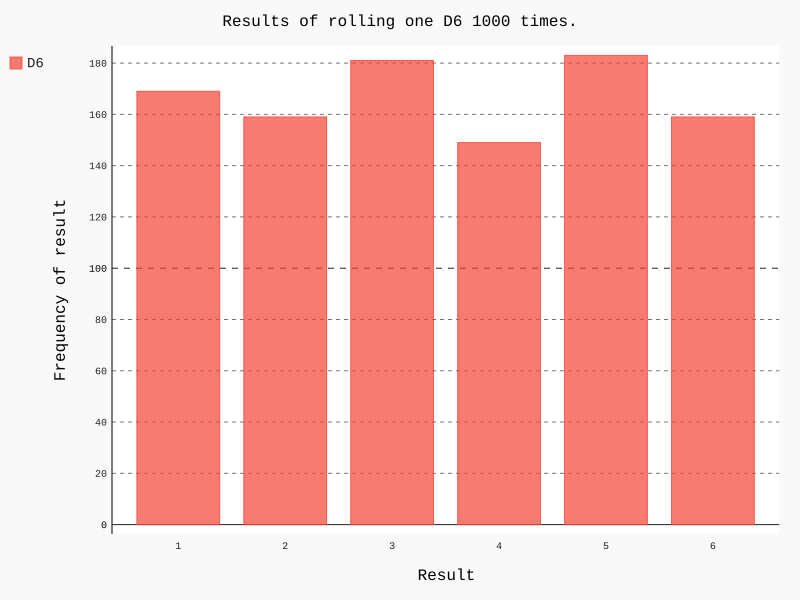

Write Python code to recreate this figure.
import pygal

from die import Die

# 创建一个 6 面骰子
die = Die()

# 掷几次骰子,将结果存在列表中
results = list()
for roll_num in range(1000):
    result = die.roll()
    results.append(result)

# print(results)

# 分析结果
frequencies = []
for value in range(1, die.num_sides + 1):
    frequency = results.count(value)
    frequencies.append(frequency)

# print(frequencies)

# 对结果进行可视化
hist = pygal.Bar()

hist.title = "Results of rolling one D6 1000 times."
hist.x_labels = [str(i) for i in range(1, die.num_sides + 1)]
hist.x_title = "Result"
hist.y_title = "Frequency of result"

hist.add("D6", frequencies)
hist.render_to_file("die_visual.svg")
